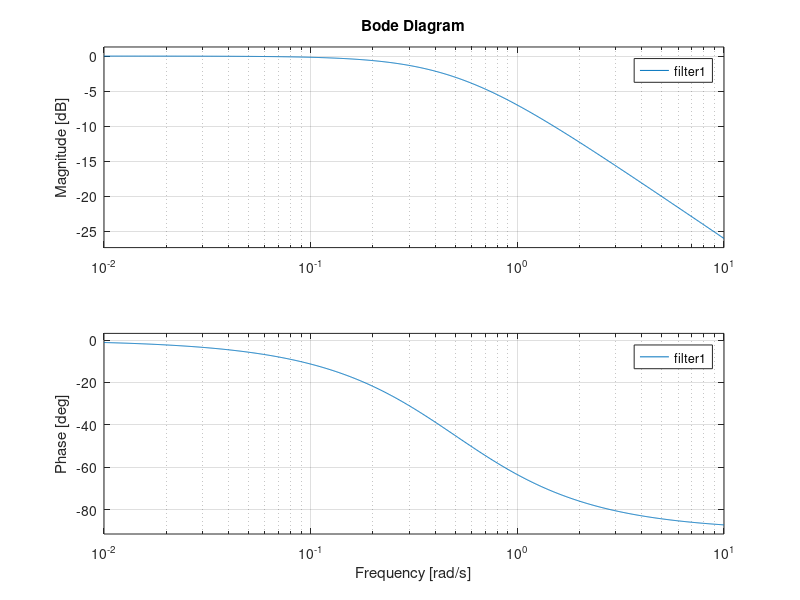
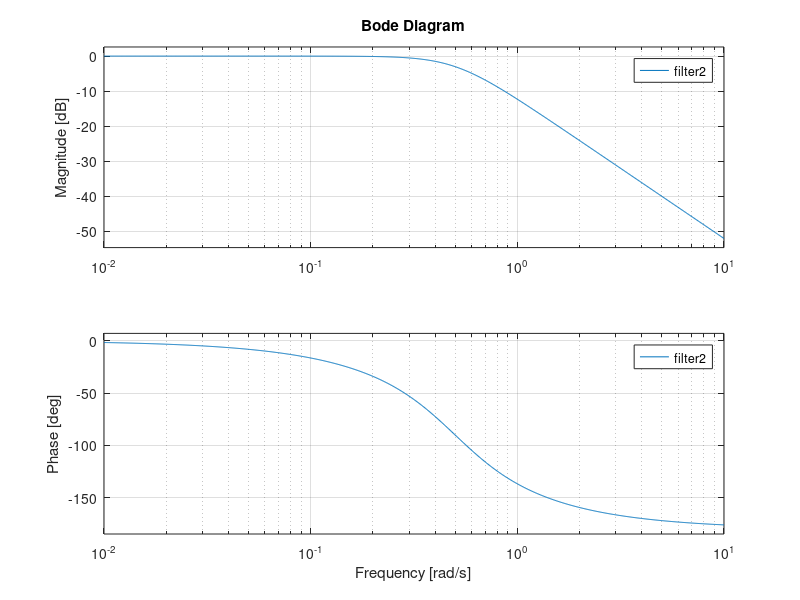
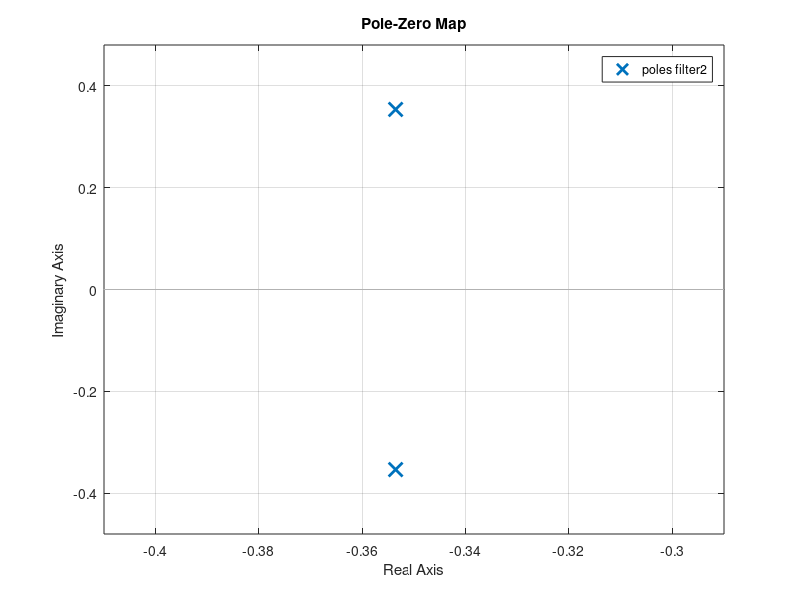

These figures' MATLAB source, in order:
clc  ; clear all ; close all ; 
%% Gaussian White Process
% n = 1e2;  % number
% p = 0 ;        % power 
% y = wgn(1, n, p) ; 
% y2 = normrnd(0,1,n,1);

%% plotting the gaussian process
% figure() 
% plot( y,'-','linewidth',1.5) ; 
% title('Gaussian White Process','Interpreter','latex','fontsize',14);
% ylabel('Amptitude','Interpreter','latex','fontsize',14);
% xlabel('Time','Interpreter','latex','fontsize',14) ;
% grid on 
% % figure() 
% % hist(y)

%% Autocorrelation 
% figure()
% nLag = 20;
% autocorr(y,nLag)

%% Power Spectrum
% figure()
% Y = fft(y,251) ; 
% Pyy = Y.*conj(Y)/251;
% 
% f = 1000/251*(0:127);
% plot(f,Pyy(1:128)); grid on;
% title('Power spectral density','Interpreter','latex','fontsize',14)
% xlabel('Frequency (Hz)','Interpreter','latex','fontsize',14)

%% Bode Diagram
%first order low pass filter 
num = 1;
den = [2,1];
filter1 = tf(num,den) ;
figure()
bode(filter1) ; 
grid on 
%second order low pass filter 
num = .25;
den = [1,.7071,.25];
filter2 = tf(num,den) ;
figure()
bode(filter2) ;
grid on
figure()
pzmap(filter2)


